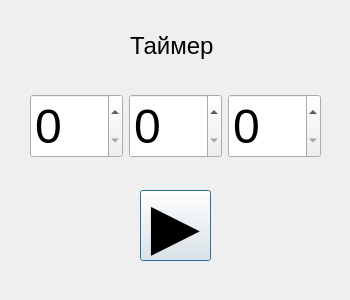
<?xml version="1.0" encoding="UTF-8"?>
<ui version="4.0">
 <class>MainWindow</class>
 <widget class="QDialog" name="MainWindow">
  <property name="geometry">
   <rect>
    <x>0</x>
    <y>0</y>
    <width>350</width>
    <height>300</height>
   </rect>
  </property>
  <property name="windowTitle">
   <string>Timer</string>
  </property>
  <widget class="QPushButton" name="btnStart">
   <property name="geometry">
    <rect>
     <x>140</x>
     <y>190</y>
     <width>71</width>
     <height>71</height>
    </rect>
   </property>
   <property name="sizePolicy">
    <sizepolicy hsizetype="Minimum" vsizetype="Fixed">
     <horstretch>0</horstretch>
     <verstretch>0</verstretch>
    </sizepolicy>
   </property>
   <property name="font">
    <font>
     <pointsize>48</pointsize>
    </font>
   </property>
   <property name="cursor">
    <cursorShape>PointingHandCursor</cursorShape>
   </property>
   <property name="text">
    <string>▶</string>
   </property>
  </widget>
  <widget class="QWidget" name="layoutWidget">
   <property name="geometry">
    <rect>
     <x>30</x>
     <y>90</y>
     <width>291</width>
     <height>72</height>
    </rect>
   </property>
   <layout class="QHBoxLayout" name="horizontalLayout">
    <item>
     <widget class="QSpinBox" name="spinHour">
      <property name="font">
       <font>
        <pointsize>36</pointsize>
       </font>
      </property>
      <property name="cursor">
       <cursorShape>PointingHandCursor</cursorShape>
      </property>
     </widget>
    </item>
    <item>
     <widget class="QSpinBox" name="spinMinute">
      <property name="font">
       <font>
        <pointsize>36</pointsize>
       </font>
      </property>
      <property name="cursor">
       <cursorShape>PointingHandCursor</cursorShape>
      </property>
     </widget>
    </item>
    <item>
     <widget class="QSpinBox" name="spinSecond">
      <property name="font">
       <font>
        <pointsize>36</pointsize>
       </font>
      </property>
      <property name="cursor">
       <cursorShape>PointingHandCursor</cursorShape>
      </property>
     </widget>
    </item>
   </layout>
  </widget>
  <widget class="QLabel" name="labelHead">
   <property name="geometry">
    <rect>
     <x>130</x>
     <y>30</y>
     <width>91</width>
     <height>31</height>
    </rect>
   </property>
   <property name="font">
    <font>
     <pointsize>18</pointsize>
    </font>
   </property>
   <property name="text">
    <string>Таймер</string>
   </property>
  </widget>
 </widget>
 <resources/>
 <connections/>
</ui>
